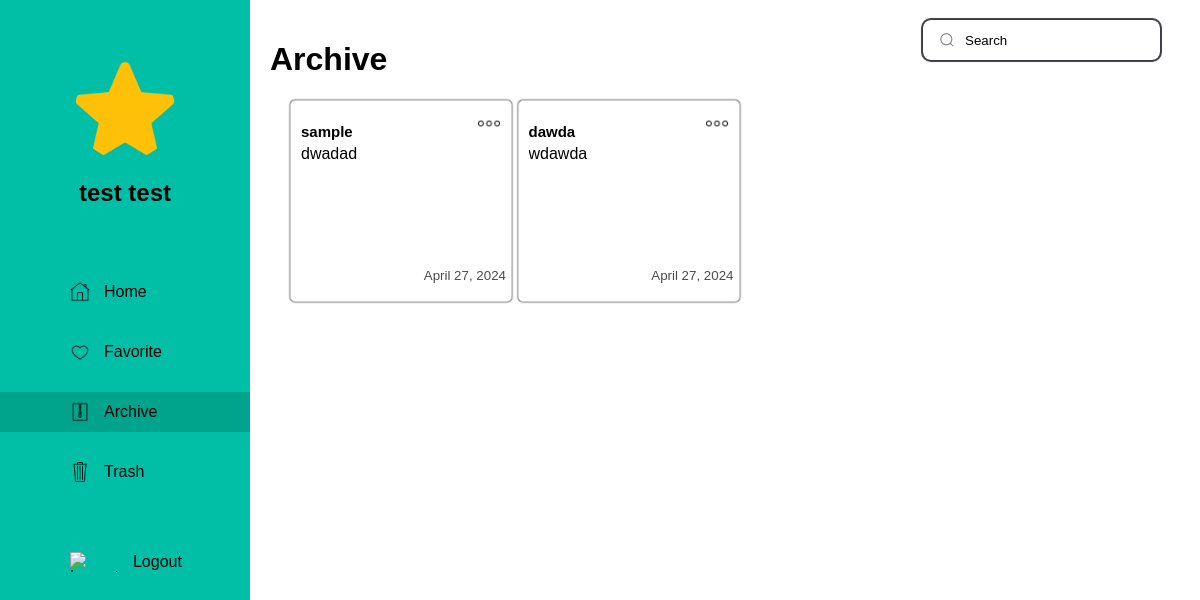
/archive.php (signed in), run on the app's committed database.
### tables this page shows
CREATE TABLE `users` (
  `user_id` int(11) NOT NULL,
  `username` varchar(50) NOT NULL,
  `email` varchar(100) NOT NULL,
  `password` varchar(100) NOT NULL,
  `registration_date` timestamp NOT NULL DEFAULT current_timestamp(),
  `first_name` varchar(50) DEFAULT NULL,
  `last_name` varchar(50) DEFAULT NULL,
  `gender` enum('Male','Female','Other') DEFAULT NULL,
  `birthdate` date DEFAULT NULL,
  `profile_image` varchar(255) DEFAULT NULL
);

CREATE TABLE `archive` (
  `archive_id` int(11) NOT NULL,
  `note_id` int(11) NOT NULL
);

CREATE TABLE `notes` (
  `note_id` int(11) NOT NULL,
  `user_id` int(11) NOT NULL,
  `title` varchar(255) NOT NULL,
  `text` text NOT NULL,
  `created_at` timestamp NOT NULL DEFAULT current_timestamp(),
  `updated_at` timestamp NOT NULL DEFAULT current_timestamp() ON UPDATE current_timestamp(),
  `note_user` varchar(50) NOT NULL
);

### bars/time.php (called while the page is built)
<?php
function formatUpdateTime($updated_at) {
    $updated_time = strtotime($updated_at);
    $current_time = time();
    $time_difference = $current_time - $updated_time;
    $hours_difference = floor($time_difference / (60 * 60));
    $days_difference = floor($time_difference / (60 * 60 * 24));
    $weeks_difference = floor($time_difference / (60 * 60 * 24 * 7));
    $is_new_day = date("Y-m-d", $updated_time) != date("Y-m-d", $current_time);
    if ($hours_difference < 5 && !$is_new_day) {
        return date("h:i A", $updated_time);
    } elseif ($days_difference == 0) {
        return "Today " . date("h:i A", $updated_time);
    } elseif ($days_difference == 1 && $is_new_day) {
        return "Yesterday " . date("h:i A", $updated_time);
    } elseif ($weeks_difference < 1) {
        return date("l h:i A", $updated_time);
    } else {
        return date("F j, Y", $updated_time);
    }
}
?>

### archive.php (the view, shortened to what this page needs)
<?php
include_once 'connection/config.php';
include 'bars/time.php';
?>
<!DOCTYPE html>
<html lang="en">
<head>
    <link rel="stylesheet" href="css/style.css">
</head>
<body>
<?php include 'bars/sidebar.php'; ?>
<div class="content">
    <?php include 'bars/search.php'?>
    <h1>Archive</h1>
    <?php
    $sql = "SELECT archive.archive_id, archive.note_id, notes.user_id, notes.title, notes.text, notes.updated_at
    FROM archive
    INNER JOIN notes ON archive.note_id = notes.note_id
    WHERE user_id = $user_id
    AND NOT EXISTS (
        SELECT 1
        FROM deletednotes
        WHERE deletednotes.note_id = archive.note_id
    )";
    $result = mysqli_query($link, $sql);
    if (mysqli_num_rows($result) > 0) {
        echo '<div class="row">';
        while ($row = mysqli_fetch_assoc($result)) {
            echo "<div class='card' id='note_" . $row['note_id'] . "'>";
            echo "<h2>" . $row['title'] . "</h2>";
            echo "<div class='card-content'>" . (strlen($row['text']) > 60 ? substr($row['text'], 0, 60) . "..." : $row['text']) . "</div>";
            echo "<p class='update-time'>" . formatUpdateTime($row['updated_at']) . "</p>";
            echo "<div class='dropdown'>";
            echo "<div class='dropdown-toggle' onclick='toggleDropdown(this)'><img src='icons/elipsis.png' alt='Dropdown'></div>";
            echo "</div>";
            echo "</div>";
        }
        echo '</div>';
    } else {
        echo "No notes found.";
    }
    ?>
</body>
</html>

### bars/sidebar.php (shortened to what this page needs)
<!DOCTYPE html>
<html lang="en">
<head>
</head>
<body>
<?php
    if (isset($_SESSION['user_id'])) {
        $user_id = $_SESSION['user_id'];
        $sql = "SELECT first_name, last_name, profile_image FROM users WHERE user_id = $user_id";
        $result = mysqli_query($link, $sql);
        if ($result && mysqli_num_rows($result) > 0) {
            $row = mysqli_fetch_assoc($result);
            $full_name = $row["first_name"] . ' ' . $row["last_name"];
            $profile_image_filename = $row["profile_image"];
            $profile_image_path = $profile_image_filename;
            if (file_exists($profile_image_path)) {
                echo '<div class="sidenav">';
                echo '<div class="profile">';
                echo '<a href="profile.php">';
                echo '<img src="' . $profile_image_path . '" alt="Profile Picture">';
                echo '<h2>' . $full_name . '</h2>';
                echo '</div>';
            }
        }
    }
    $currentPage = basename($_SERVER['PHP_SELF']);
?>
<a href="home.php" class="nav-link <?php if($currentPage == 'home.php') echo 'active-link'; ?>">
    <img src="icons/home1.png" alt="Home Icon">
    <span>Home</span>
</a>
<a href="fav.php" class="nav-link <?php if($currentPage == 'fav.php') echo 'active-link'; ?>">
    <img src="icons/fav.png" alt="Archive Icon">
    <span>Favorite</span>
</a>
<a href="archive.php" class="nav-link <?php if($currentPage == 'archive.php') echo 'active-link'; ?>">
    <img src="icons/archive1.png" alt="Archive Icon">
    <span>Archive</span>
</a>
<a href="trashdash.php" class="nav-link <?php if($currentPage == 'trashdash.php') echo 'active-link'; ?>">
    <img src="icons/trash1.png" alt="Trash Icon">
    <span>Trash</span>
</a>
<a href="#" class="nav-logout" onclick="return confirmLogout();">
    <img src="icons/shutdown.png" alt="Logout Icon">
    <span>Logout</span>
</a>
</div>
</body>
</html>

### css/style.css (style rules this page uses)
body { margin: 0; padding: 0; font-family: Arial, sans-serif; position: relative; background-color: cornflowerblue; }
.content { margin-left: 250px; padding: 20px; position: relative; }
.row { display: grid; grid-template-columns: repeat(auto-fill, minmax(200px, 1fr)); grid-gap: 20px; padding-left: 20px; }
.card { width: 200px; height: 180px; margin-bottom: 20px; padding: 10px; border-radius: 10%; overflow: hidden; position: relative; transition: box-shadow 0.3s ease; background-color: cornflowerblue; }
.card-content { max-height: 70px; overflow: hidden; text-wrap: pretty; transition: max-height 0.3s ease; }
.card h2 { margin-bottom: 5px; font-size: 15px; }
.card p { font-size: smaller; opacity: 0.7; position: absolute; bottom: 5px; right: 5px; }
.dropdown { position: absolute; top: 10px; right: 10px; cursor: pointer; }
.dropdown-toggle img { width: 24px; height: 24px; }

### archive.php (style rules this page uses)
body { margin: 0; padding: 0; font-family: Arial, sans-serif; position: relative; background-color:white; }
.content { margin-left: 250px; padding: 20px; position: relative; }
.row { display: grid; grid-template-columns: repeat(auto-fill, minmax(200px, 1fr)); grid-gap: 20px; padding-left: 20px; }
.card { width: 200px; height: 180px; margin-bottom: 20px; padding: 10px; border: 1.5px solid #ccc; border-radius: 5px; overflow: hidden; position: relative; transition: box-shadow 0.3s ease; background-color:white; box-shadow: 0px 0px 2px black, -0px -0px 2px white; }
.card-content { max-height: 70px; overflow: hidden; text-wrap: pretty; transition: max-height 0.3s ease; }
.card h2 { margin-bottom: 5px; font-size: 15px; }
.card p { font-size: smaller; opacity: 0.7; position: absolute; bottom: 5px; right: 5px; }
.dropdown { position: absolute; top: 10px; right: 10px; cursor: pointer; }
.dropdown-toggle img { width: 24px; height: 24px; }

### bars/sidebar.php (style rules this page uses)
.sidenav { height: 100%; width: 250px; position: fixed; z-index: 1; top: 0; left: 0; padding-top: 20px; display: flex; flex-direction: column; justify-content: flex-start; align-items: flex-start; background-color:#00bfa6; }
.profile { text-align: center; padding: 20px 20px 20px 20px; text-decoration: none; display: flex; flex-direction: column; align-items: center; justify-content: center; margin: 20px auto; }
.profile img { width: 100px; height: 100px; border-radius: 50%; margin-bottom: 10px; }
.profile a { text-decoration: none; color: black; }
.profile h2 { color: black; margin: 5px; text-decoration: none; }
.content { margin-left: 250px; padding: 20px; }
.nav-link { color: black; text-decoration: none; display: block; text-align: left; margin-top: 20px; display: flex; align-items: center; justify-content: flex-start; padding: 10px 20px; }
.nav-link img { height: 20px; width: auto; margin-right: 10px; margin-left: 50px; }
.nav-link span { line-height: 20px; margin-left: 4px; margin-right: 98px; }
.nav-logout { color: black; text-decoration: none; display: block; text-align: left; margin-top: 50px; display: flex; align-items: center; justify-content: flex-start; padding: 10px 20px; }
.nav-logout img { height: 20px; width: auto; margin-right: 10px; margin-left: 50px; }
.nav-logout span { line-height: 20px; margin-left: 4px; margin-right: 98px; }
.active-link { color: black; background-color:#00A38C; max-width: 210px; }

### data on the page
users: profile_image (picture), full_name "test test"
archive: note.title "sample", note.text "dwadad", note.updated_at "April 27, 2024"
archive: note.title "dawda", note.text "wdawda", note.updated_at "April 27, 2024"
